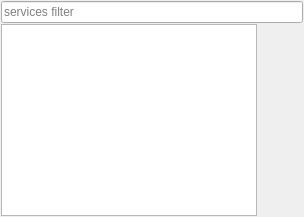
     <widget class="QWidget" name="tabServices">
      <attribute name="title">
       <string>Services</string>
      </attribute>
      <layout class="QVBoxLayout" name="verticalLayout_3">
       <property name="spacing">
        <number>1</number>
       </property>
       <property name="leftMargin">
        <number>1</number>
       </property>
       <property name="topMargin">
        <number>1</number>
       </property>
       <property name="rightMargin">
        <number>1</number>
       </property>
       <property name="bottomMargin">
        <number>1</number>
       </property>
       <item>
        <widget class="QFrame" name="filter_frame_service">
         <property name="frameShape">
          <enum>QFrame::NoFrame</enum>
         </property>
         <property name="frameShadow">
          <enum>QFrame::Plain</enum>
         </property>
         <layout class="QHBoxLayout" name="horizontalLayout_8">
          <property name="leftMargin">
           <number>0</number>
          </property>
          <property name="topMargin">
           <number>0</number>
          </property>
          <property name="rightMargin">
           <number>0</number>
          </property>
          <property name="bottomMargin">
           <number>0</number>
          </property>
          <item>
           <widget class="EnhancedLineEdit" name="serviceFilterInput">
            <property name="placeholderText">
             <string>services filter</string>
            </property>
           </widget>
          </item>
         </layout>
        </widget>
       </item>
       <item>
        <widget class="QFrame" name="serviceFrame">
         <property name="frameShape">
          <enum>QFrame::NoFrame</enum>
         </property>
         <property name="frameShadow">
          <enum>QFrame::Plain</enum>
         </property>
         <layout class="QHBoxLayout" name="horizontalLayout_2">
          <property name="leftMargin">
           <number>0</number>
          </property>
          <property name="topMargin">
           <number>0</number>
          </property>
          <property name="rightMargin">
           <number>0</number>
          </property>
          <property name="bottomMargin">
           <number>0</number>
          </property>
          <item>
           <widget class="QTreeView" name="servicesView">
            <property name="toolTip">
             <string/>
            </property>
            <property name="alternatingRowColors">
             <bool>true</bool>
            </property>
            <property name="uniformRowHeights">
             <bool>true</bool>
            </property>
           </widget>
          </item>
          <item>
           <widget class="QFrame" name="controlServicesFrame">
            <property name="frameShape">
             <enum>QFrame::NoFrame</enum>
            </property>
            <property name="frameShadow">
             <enum>QFrame::Raised</enum>
            </property>
            <layout class="QVBoxLayout" name="verticalLayout_8">
             <property name="spacing">
              <number>3</number>
             </property>
             <property name="leftMargin">
              <number>0</number>
             </property>
             <property name="topMargin">
              <number>0</number>
             </property>
             <property name="rightMargin">
              <number>0</number>
             </property>
             <property name="bottomMargin">
              <number>0</number>
             </property>
             <item>
              <widget class="QPushButton" name="callServiceButton">
               <property name="enabled">
                <bool>false</bool>
               </property>
               <property name="maximumSize">
                <size>
                 <width>40</width>
                 <height>40</height>
                </size>
               </property>
               <property name="toolTip">
                <string>Call service</string>
               </property>
               <property name="text">
                <string/>
               </property>
               <property name="icon">
                <iconset resource="GUI.qrc">
                 <normaloff>:/icons/sekkyumu_call_service.png</normaloff>:/icons/sekkyumu_call_service.png</iconset>
               </property>
               <property name="iconSize">
                <size>
                 <width>32</width>
                 <height>32</height>
                </size>
               </property>
               <property name="flat">
                <bool>true</bool>
               </property>
              </widget>
             </item>
             <item>
              <spacer name="verticalSpacer_4">
               <property name="orientation">
                <enum>Qt::Vertical</enum>
               </property>
               <property name="sizeHint" stdset="0">
                <size>
                 <width>20</width>
                 <height>40</height>
                </size>
               </property>
              </spacer>
             </item>
            </layout>
           </widget>
          </item>
         </layout>
        </widget>
       </item>
      </layout>
     </widget>
